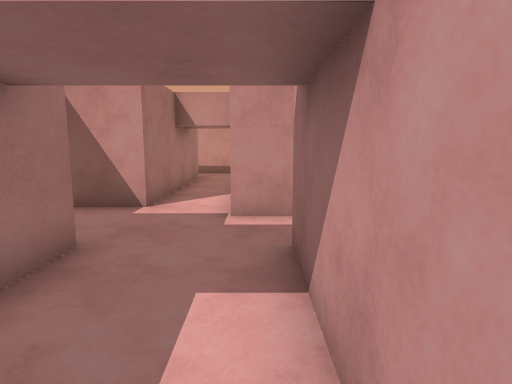
view 1 (above)

19 first-person views from a walk through a 3-D level made in the Unity game engine. The camera is 1.4 m above the floor, tilts 8° down and sees 75° across. The floor is counted in squares, 1 m on a side. Each view is taken from the middle of a square. On the plan, view 1 faces up. The plan holds only what a view shows up to about 15 squares ahead; the rest is blank. The place goes on beyond the plan.

view 2
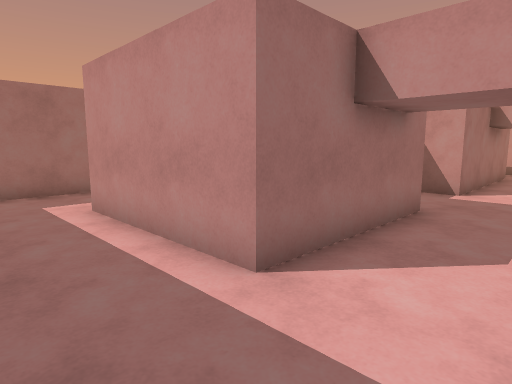

view 3
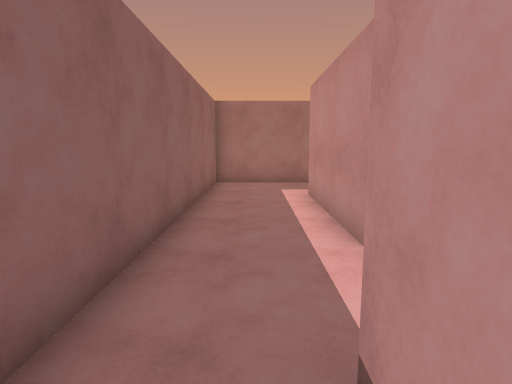

view 4
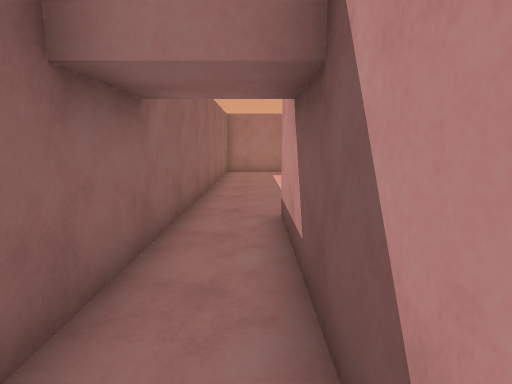

view 5
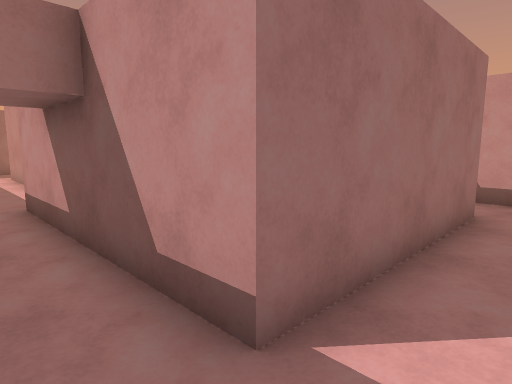

view 6
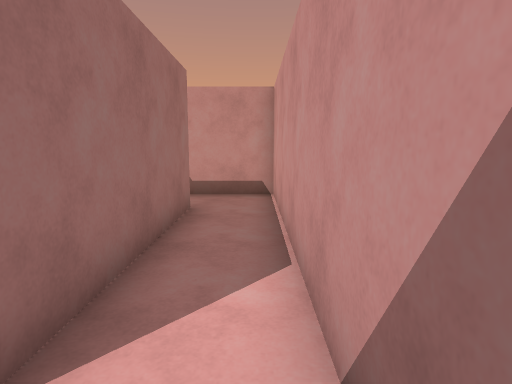

view 7
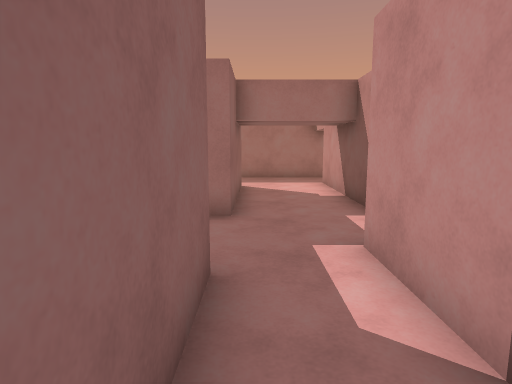

view 8
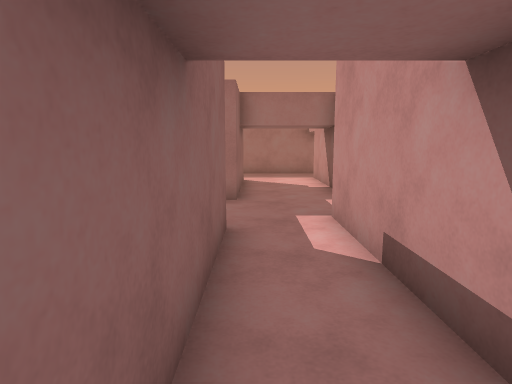

view 9
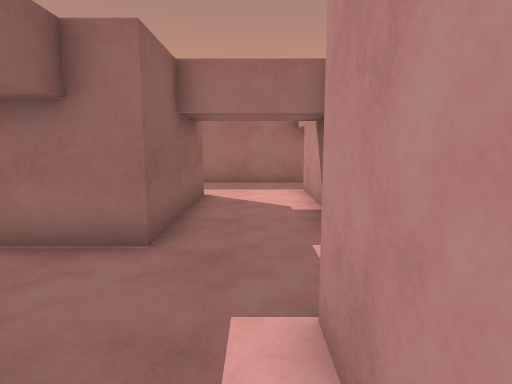

view 10
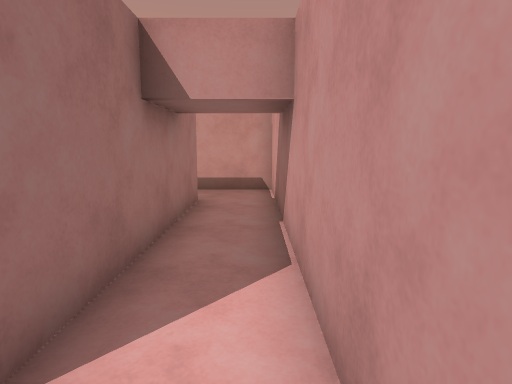

view 11
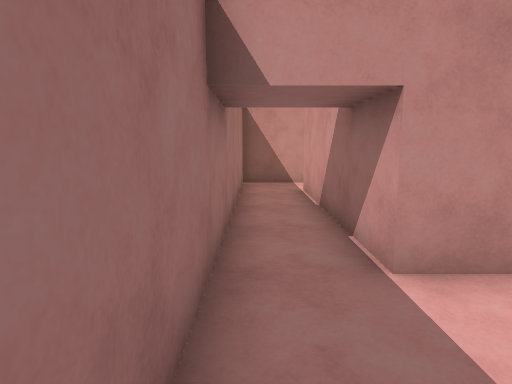

view 12
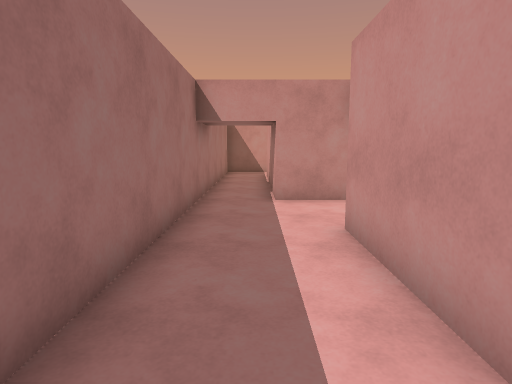

view 13
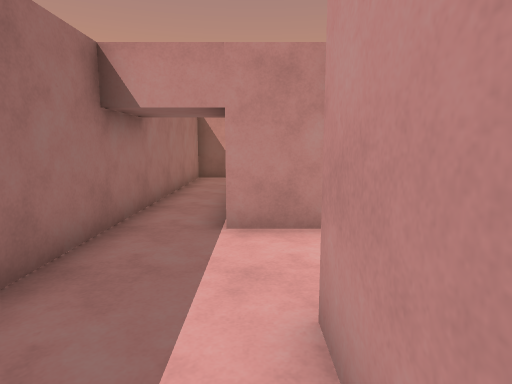

view 14
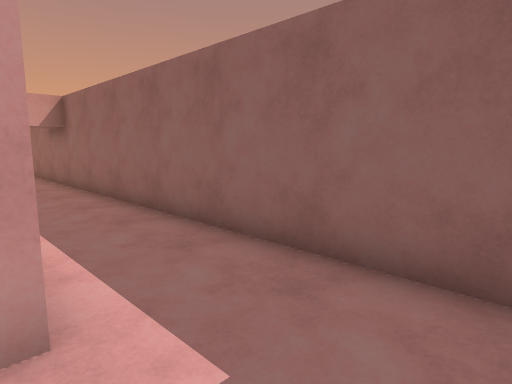

view 15
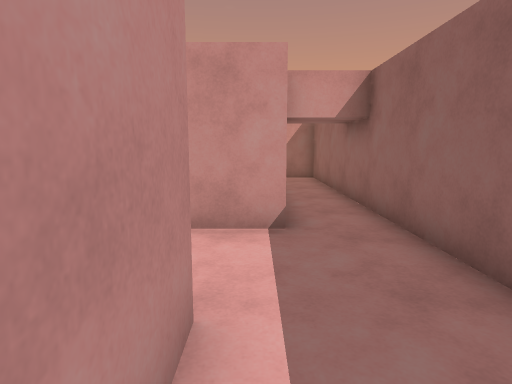

view 16
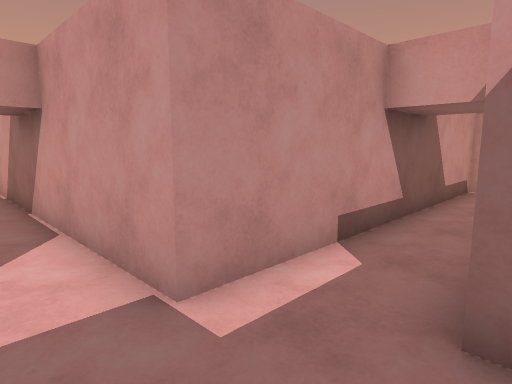

view 17
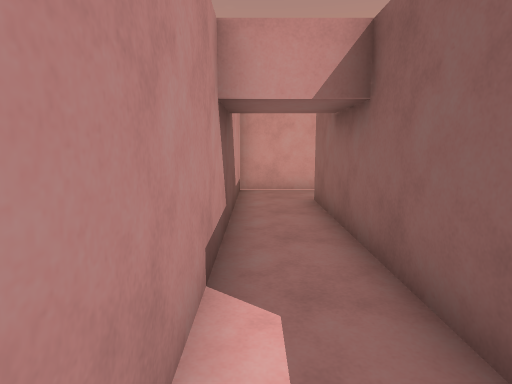

view 18
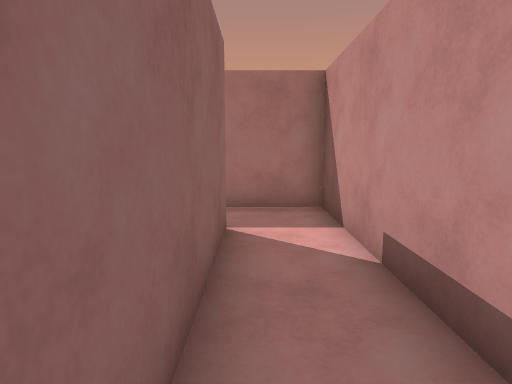

view 19
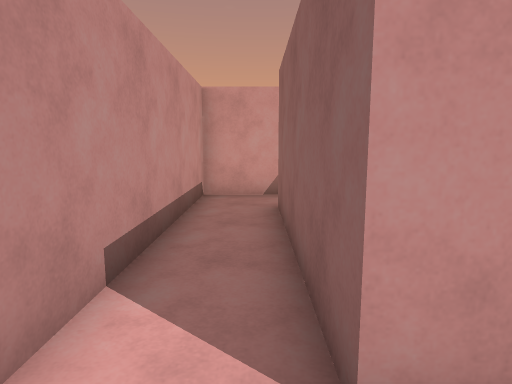

### Floor plan
Points are (right, up) in squares from view 1. A wall is a line through its corners. A room is listed if a view was taken in it or the views show most of it. See-through windows are left out.
Room 1 (views 1, 2, 3, 4, 5, 6, 7, 8, 9, 10, 11, 12, 13, 14, 15, 16, 17, 18, 19)
walls: (-2.5, 4.5) (-2.5, -0.5) (-7.5, -0.5) (-7.5, 4.5) (-2.5, 4.5); (-0.5, 6.5) (-0.5, 16.5) (-10.5, 16.5) (-10.5, -3.5) (9.5, -3.5) (9.5, 6.5) (-0.5, 6.5); (-2.5, 7.5) (-8.5, 7.5) (-8.5, 14.5) (-2.5, 14.5) (-2.5, 7.5); (0.5, 4.5) (7.5, 4.5) (7.5, -1.5) (0.5, -1.5) (0.5, 4.5)

Positions as (right, up) in squares from view 1, and headings:
1: (0, 0), facing up
2: (0, -3), facing up-left
3: (2, -2), facing left
4: (7, -2), facing left
5: (9, -3), facing up-left
6: (9, -3), facing up
7: (4, 5), facing left
8: (6, 5), facing left
9: (2, 6), facing left
10: (-1, 6), facing up
11: (-10, 4), facing up
12: (-9, -1), facing up
13: (-8, 2), facing up
14: (-10, 0), facing down-right
15: (-5, -1), facing right
16: (-2, 4), facing up-right
17: (-1, 6), facing right
18: (-3, 15), facing left
19: (-10, 15), facing right
